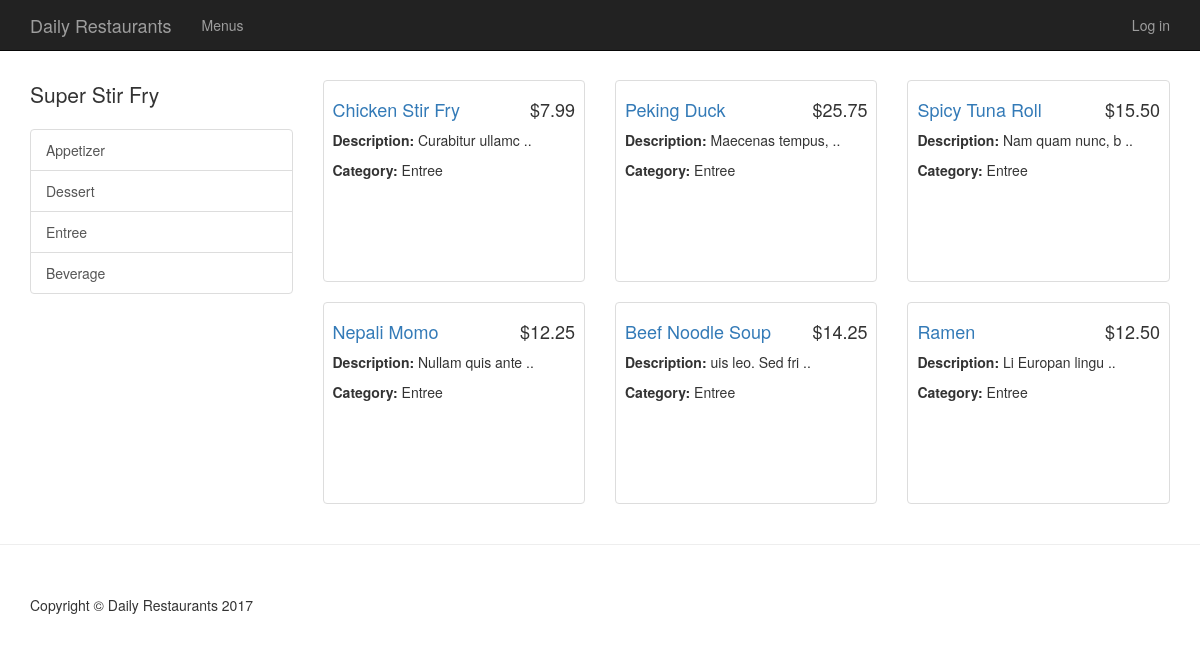
Page /restaurant/2/menu on the committed database.
### models.py (models this page shows, shortened)
class Restaurant(Base):
    __tablename__ = 'restaurant'
    name = Column(String(20), nullable=False)
    description = Column(String(), nullable=False)
    telephone = Column(String(20), nullable=False)
    id = Column(Integer, nullable=False, primary_key=True)
    user_id = Column(Integer, ForeignKey('user.id'))
    user = relationship(User)

class MenuItem(Base):
    __tablename__ = 'menuItem'
    name = Column(String(20), nullable=False)
    description = Column(String(), nullable=False)
    category = Column(String(20), nullable=False)
    price = Column(String(8), nullable=False)
    id = Column(Integer, nullable=False, primary_key=True)
    restaurant_id = Column(Integer, ForeignKey('restaurant.id'))
    restaurant = relationship(Restaurant, backref=backref(
        "menuItem", cascade="all, delete"))
    user_id = Column(Integer, ForeignKey('user.id'))
    user = relationship(User)

### __init__.py (the view)
@app.route('/restaurant/<int:restaurant_id>')
@app.route('/restaurant/<int:restaurant_id>/menu')
def showMenu(restaurant_id):
    restaurant = session.query(Restaurant).filter_by(id=restaurant_id).one()
    menuItems = session.query(MenuItem).filter_by(
        restaurant_id=restaurant.id).all()
    return render_template('menu.html', restaurant=restaurant,
                           menuItems=menuItems)

### templates/menu.html (shortened to what this page needs)
{% extends "base.html" %}
{% block content %}
    <div class="container padding-container">
        <div class="row">
            <div class="col-md-3">
                {% if not restaurant %}
                    <p class="lead">All Menus</p>
                    <div class="list-group">
                        <a href="{{ url_for('showAllMenusByCategory', category='Appetizer') }}" class="list-group-item">Appetizer</a>
                        <a href="{{ url_for('showAllMenusByCategory', category='Dessert') }}" class="list-group-item">Dessert</a>
                        <a href="{{ url_for('showAllMenusByCategory', category='Entree') }}" class="list-group-item">Entree</a>
                        <a href="{{ url_for('showAllMenusByCategory', category='Beverage') }}" class="list-group-item">Beverage</a>
                    </div>
                {% else %}
                    <p class="lead">{{ restaurant.name | safe }}</p>
                    <div class="list-group">
                        <a href="{{ url_for('showMenuByCategory', restaurant_id=restaurant.id, category='Appetizer') }}" class="list-group-item">Appetizer</a>
                        <a href="{{ url_for('showMenuByCategory', restaurant_id=restaurant.id, category='Dessert') }}" class="list-group-item">Dessert</a>
                        <a href="{{ url_for('showMenuByCategory', restaurant_id=restaurant.id, category='Entree') }}" class="list-group-item">Entree</a>
                        <a href="{{ url_for('showMenuByCategory', restaurant_id=restaurant.id, category='Beverage') }}" class="list-group-item">Beverage</a>
                    </div>
                {% endif %}
            </div>
            <div class="col-md-9">
                {% for menuItems_row in menuItems | batch(3, '&nbsp;')%}
                    <div class="row">
                        {% for menuItem in menuItems_row %}
                            {% if menuItem != '&nbsp;' %}
                                <div class="col-sm-4 col-lg-4 col-md-4">
                                    <div class="thumbnail">
                                        <div class="caption">
                                            <h4 class="pull-right">{{ menuItem.price }}</h4>
                                            <h4><a href="{{ url_for('showMenuItem', menu_id=menuItem.id) }}">{{ menuItem.name | safe }}</a></h4>
                                            <p> <strong>Description: </strong>
                                                {% if menuItem.description | length > 18 %}
                                                    {{ menuItem.description[:16] | safe }} ..
                                                {% else %}
                                                    {{ menuItem.description | safe }}
                                                {% endif %}
                                            </p>
                                            <p><strong>Category: </strong> {{ menuItem.category }}</p>
                                        </div>
                                    </div>
                                </div>
                            {% endif %}
                        {% endfor %}
                    </div>
                {% endfor %}
            </div>
        </div>
    </div>
    <hr>
{% endblock %}

### static/css/base-style.css (style rules this page uses)
body { margin-top: 50px; }
.padding-container { padding-top: 30px !important; }
.thumbnail { padding: 0; }
.caption { height: 200px; overflow: hidden; }
.caption h4 { white-space: nowrap; }

### rows in the picture
Restaurant: name "Super Stir Fry"
MenuItem: price "$7.99", name "Chicken Stir Fry", description "Curabitur ullamc", category "Entree"
MenuItem: price "$25.75", name "Peking Duck", description "Maecenas tempus,", category "Entree"
MenuItem: price "$15.50", name "Spicy Tuna Roll", description "Nam quam nunc, b", category "Entree"
MenuItem: price "$12.25", name "Nepali Momo", description "Nullam quis ante", category "Entree"
MenuItem: price "$14.25", name "Beef Noodle Soup", description "uis leo. Sed fri", category "Entree"
MenuItem: price "$12.50", name "Ramen", description "Li Europan lingu", category "Entree"
